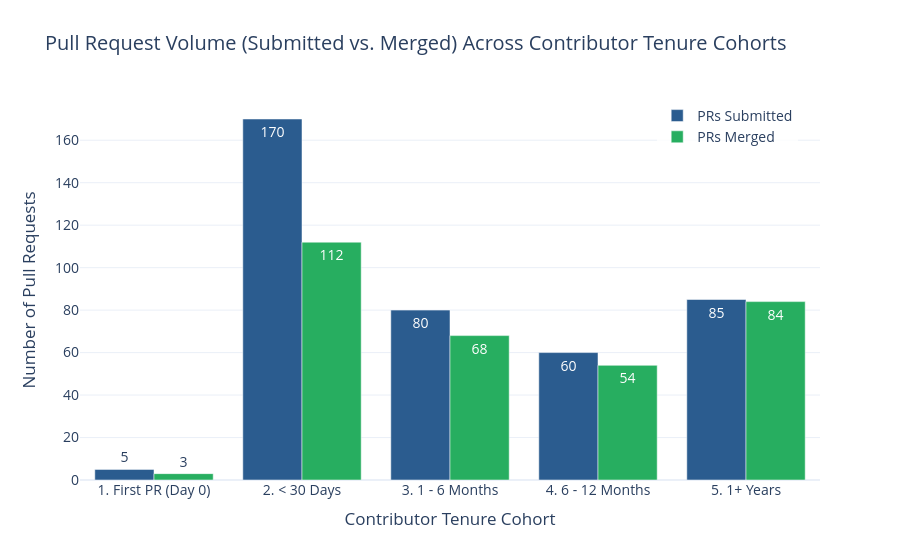

Notebook code cell kept with this figure:
### Markdown cell above
### 1. PR Volume (Submitted vs. Merged) by Contributor Tenure Cohort

Displays the raw count of submitted pull requests alongside accepted (merged) pull requests across contributor tenure stages.

### Code cell
fig_volume = go.Figure(
    [
        go.Bar(
            name="PRs Submitted",
            x=tenure_summary["tenure_cohort"],
            y=tenure_summary["prs_submitted"],
            marker_color="#2b5c8f",
            text=tenure_summary["prs_submitted"],
            textposition="auto",
            hovertemplate="<b>%{x}</b><br>Submitted PRs: %{y}<extra></extra>"
        ),
        go.Bar(
            name="PRs Merged",
            x=tenure_summary["tenure_cohort"],
            y=tenure_summary["prs_merged"],
            marker_color="#27ae60",
            text=tenure_summary["prs_merged"],
            textposition="auto",
            hovertemplate="<b>%{x}</b><br>Merged PRs: %{y}<extra></extra>"
        )
    ]
)

fig_volume.update_layout(
    title="Pull Request Volume (Submitted vs. Merged) Across Contributor Tenure Cohorts",
    xaxis_title="Contributor Tenure Cohort",
    yaxis_title="Number of Pull Requests",
    barmode="group",
    font=dict(size=14),
    template="plotly_white",
    legend=dict(x=0.78, y=1.0, bgcolor="rgba(255, 255, 255, 0.8)")
)

fig_volume.show()

### Figure 1 — Plotly figure (JSON) as saved in the notebook; plotly's stock layout.template omitted (floating-point values rounded to 4 significant figures)
{"data": [{"hovertemplate": "<b>%{x}</b><br>Submitted PRs: %{y}<extra></extra>", "marker": {"color": "#2b5c8f"}, "name": "PRs Submitted", "text": [5.0, 170.0, 80.0, 60.0, 85.0], "textposition": "auto", "x": ["1. First PR (Day 0)", "2. < 30 Days", "3. 1 - 6 Months", "4. 6 - 12 Months", "5. 1+ Years"], "y": [5, 170, 80, 60, 85], "type": "bar"}, {"hovertemplate": "<b>%{x}</b><br>Merged PRs: %{y}<extra></extra>", "marker": {"color": "#27ae60"}, "name": "PRs Merged", "text": [3.0, 112.0, 68.0, 54.0, 84.0], "textposition": "auto", "x": ["1. First PR (Day 0)", "2. < 30 Days", "3. 1 - 6 Months", "4. 6 - 12 Months", "5. 1+ Years"], "y": [3, 112, 68, 54, 84], "type": "bar"}], "layout": {"font": {"size": 14}, "legend": {"x": 0.78, "y": 1.0, "bgcolor": "rgba(255, 255, 255, 0.8)"}, "title": {"text": "Pull Request Volume (Submitted vs. Merged) Across Contributor Tenure Cohorts"}, "xaxis": {"title": {"text": "Contributor Tenure Cohort"}}, "yaxis": {"title": {"text": "Number of Pull Requests"}}, "barmode": "group"}}
